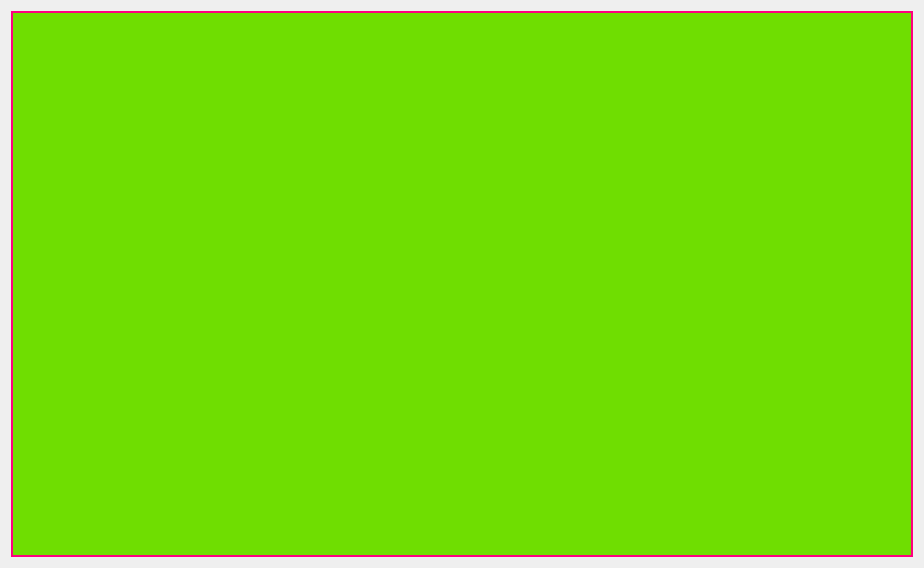
<?xml version="1.0" encoding="UTF-8"?>
<ui version="4.0">
 <class>CandleBoardContains_Item</class>
 <widget class="QWidget" name="CandleBoardContains_Item">
  <property name="geometry">
   <rect>
    <x>0</x>
    <y>0</y>
    <width>924</width>
    <height>568</height>
   </rect>
  </property>
  <property name="sizePolicy">
   <sizepolicy hsizetype="Expanding" vsizetype="Expanding">
    <horstretch>0</horstretch>
    <verstretch>0</verstretch>
   </sizepolicy>
  </property>
  <property name="windowTitle">
   <string>Form</string>
  </property>
  <property name="styleSheet">
   <string notr="true">QWidget#Display{background-color: rgb(177, 111, 1);border: 2px solid rgb(255, 0, 127);}
</string>
  </property>
  <layout class="QGridLayout" name="gridLayout">
   <item row="0" column="0">
    <widget class="QWidget" name="plotcontainer" native="true">
     <property name="sizePolicy">
      <sizepolicy hsizetype="Expanding" vsizetype="Expanding">
       <horstretch>0</horstretch>
       <verstretch>0</verstretch>
      </sizepolicy>
     </property>
     <property name="maximumSize">
      <size>
       <width>16777215</width>
       <height>16777215</height>
      </size>
     </property>
     <property name="styleSheet">
      <string notr="true">QWidget#plotcontainer{background-color: rgb(111, 222,1);border: 2px solid rgb(255, 0, 127);}
QWidget#timeline_wrapper{background-color: rgb(77, 55,33);border: 2px solid rgb(255, 0, 127);}
</string>
     </property>
    </widget>
   </item>
  </layout>
 </widget>
 <resources/>
 <connections/>
</ui>
